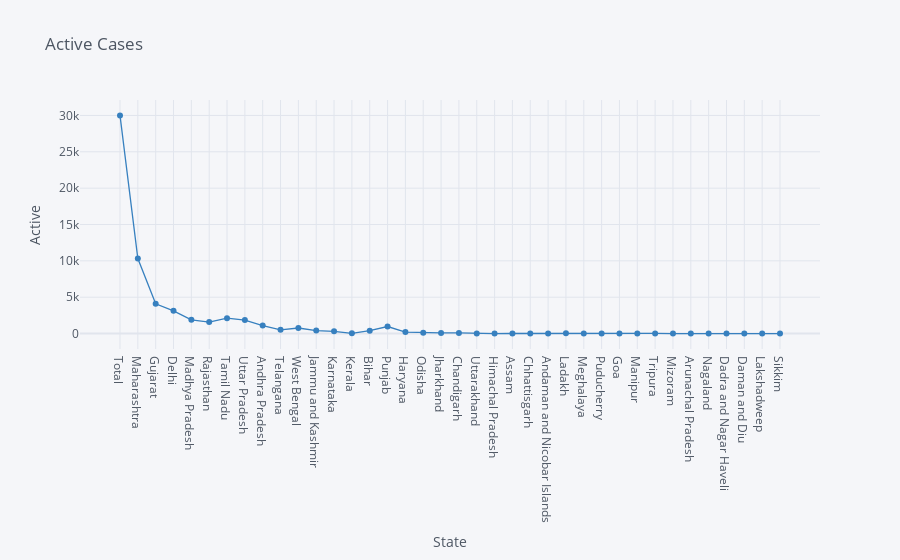

The notebook cell this image was saved under:
### Markdown cell above
# Active Cases as per State

### Code cell
df.iplot(kind="scatter",x="State",y="Active",mode='markers+lines',title="Active Cases",xTitle="State",yTitle="Active",colors='blue',size=0)

### Figure 1 — Plotly figure (JSON) as saved in the notebook; plotly's stock layout.template omitted (floating-point values rounded to 4 significant figures)
{"data": [{"line": {"color": "rgba(55, 128, 191, 1.0)", "dash": "solid", "shape": "linear", "width": 1.3}, "marker": {"size": 0, "symbol": "circle"}, "mode": "markers+lines", "name": "Active", "text": "", "type": "scatter", "x": ["Total", "Maharashtra", "Gujarat", "Delhi", "Madhya Pradesh", "Rajasthan", "Tamil Nadu", "Uttar Pradesh", "Andhra Pradesh", "Telangana", "West Bengal", "Jammu and Kashmir", "Karnataka", "Kerala", "Bihar", "Punjab", "Haryana", "Odisha", "Jharkhand", "Chandigarh", "Uttarakhand", "Himachal Pradesh", "Assam", "Chhattisgarh", "Andaman and Nicobar Islands", "Ladakh", "Meghalaya", "Puducherry", "Goa", "Manipur", "Tripura", "Mizoram", "Arunachal Pradesh", "Nagaland", "Dadra and Nagar Haveli", "Daman and Diu", "Lakshadweep", "Sikkim"], "y": [30002, 10311, 4096, 3123, 1883, 1585, 2110, 1848, 1093, 508, 762, 406, 302, 34, 398, 964, 207, 108, 85, 80, 20, 1, 9, 21, 1, 25, 1, 6, 0, 0, 14, 1, 0, 0, 0, 0, 0, 0]}], "layout": {"legend": {"bgcolor": "#F5F6F9", "font": {"color": "#4D5663"}}, "paper_bgcolor": "#F5F6F9", "plot_bgcolor": "#F5F6F9", "title": {"font": {"color": "#4D5663"}, "text": "Active Cases"}, "xaxis": {"gridcolor": "#E1E5ED", "showgrid": true, "tickfont": {"color": "#4D5663"}, "title": {"font": {"color": "#4D5663"}, "text": "State"}, "zerolinecolor": "#E1E5ED"}, "yaxis": {"gridcolor": "#E1E5ED", "showgrid": true, "tickfont": {"color": "#4D5663"}, "title": {"font": {"color": "#4D5663"}, "text": "Active"}, "zerolinecolor": "#E1E5ED"}}}
